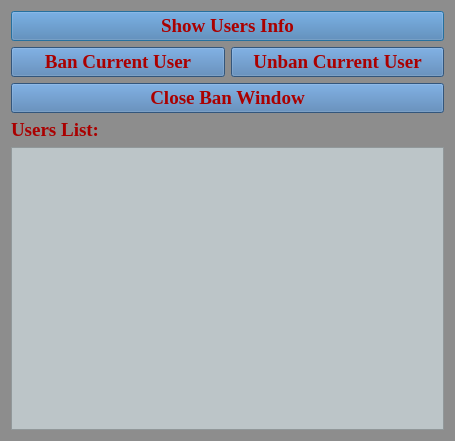
<?xml version="1.0" encoding="UTF-8"?>
<ui version="4.0">
 <class>BannWindow</class>
 <widget class="QDialog" name="BannWindow">
  <property name="geometry">
   <rect>
    <x>0</x>
    <y>0</y>
    <width>455</width>
    <height>441</height>
   </rect>
  </property>
  <property name="windowTitle">
   <string>Dialog</string>
  </property>
  <property name="styleSheet">
   <string notr="true">background-color: rgb(141, 141, 141);</string>
  </property>
  <layout class="QVBoxLayout" name="verticalLayout_2">
   <item>
    <layout class="QVBoxLayout" name="verticalLayout">
     <item>
      <widget class="QPushButton" name="showUsersInfoButton">
       <property name="font">
        <font>
         <family>Georgia</family>
         <pointsize>14</pointsize>
         <bold>true</bold>
        </font>
       </property>
       <property name="styleSheet">
        <string notr="true">color: rgb(170, 0, 0);
background-color: rgb(72,120,174);</string>
       </property>
       <property name="text">
        <string>Show Users Info</string>
       </property>
      </widget>
     </item>
     <item>
      <layout class="QHBoxLayout" name="horizontalLayout">
       <item>
        <widget class="QPushButton" name="bannCurrentUserButton">
         <property name="font">
          <font>
           <family>Georgia</family>
           <pointsize>14</pointsize>
           <bold>true</bold>
          </font>
         </property>
         <property name="styleSheet">
          <string notr="true">color: rgb(170, 0, 0);
background-color: rgb(72,120,174);</string>
         </property>
         <property name="text">
          <string>Ban Current User</string>
         </property>
        </widget>
       </item>
       <item>
        <widget class="QPushButton" name="unbannCurrentUserButton">
         <property name="font">
          <font>
           <family>Georgia</family>
           <pointsize>14</pointsize>
           <bold>true</bold>
          </font>
         </property>
         <property name="styleSheet">
          <string notr="true">color: rgb(170, 0, 0);
background-color: rgb(72,120,174);</string>
         </property>
         <property name="text">
          <string>Unban Current User</string>
         </property>
        </widget>
       </item>
      </layout>
     </item>
     <item>
      <widget class="QPushButton" name="closeBunnWindowButton">
       <property name="font">
        <font>
         <family>Georgia</family>
         <pointsize>14</pointsize>
         <bold>true</bold>
        </font>
       </property>
       <property name="styleSheet">
        <string notr="true">color: rgb(170, 0, 0);
background-color: rgb(72,120,174);</string>
       </property>
       <property name="text">
        <string>Close Ban Window</string>
       </property>
      </widget>
     </item>
    </layout>
   </item>
   <item>
    <widget class="QLabel" name="usersListLabel">
     <property name="enabled">
      <bool>true</bool>
     </property>
     <property name="font">
      <font>
       <family>Georgia</family>
       <pointsize>14</pointsize>
       <bold>true</bold>
      </font>
     </property>
     <property name="styleSheet">
      <string notr="true">color: rgb(170, 0, 0);
</string>
     </property>
     <property name="text">
      <string>Users List:</string>
     </property>
    </widget>
   </item>
   <item>
    <widget class="QTextBrowser" name="usersBrowser">
     <property name="font">
      <font>
       <pointsize>14</pointsize>
      </font>
     </property>
     <property name="styleSheet">
      <string notr="true">background-color: rgb(188, 197, 200);</string>
     </property>
    </widget>
   </item>
  </layout>
 </widget>
 <resources/>
 <connections/>
</ui>
